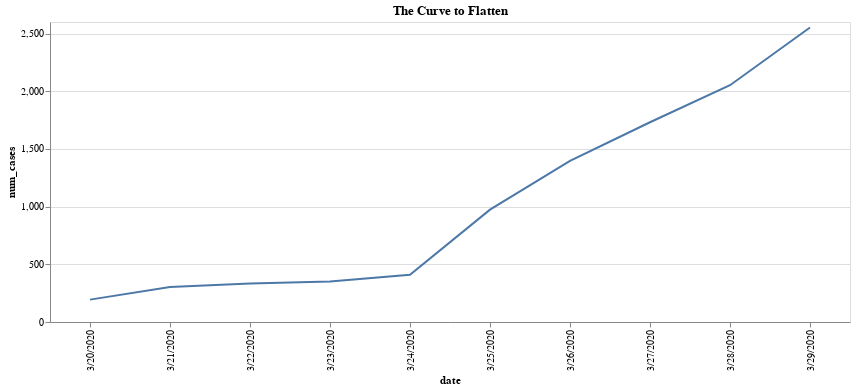

Here is the notebook cell this chart was saved with:
### Code cell
# Everybody loves a good chart.  This one should become more useful over time.

import altair as alt

totals = pd.DataFrame({'num_cases' : df_num_cases.astype({'num_cases': 'int'}).groupby("date")["num_cases"].sum()}).reset_index()

alt.Chart(totals, title="The Curve to Flatten").mark_line().encode(
    x='date:O',
    y='num_cases:Q'
).properties(
  width=800
).interactive(bind_y=False)

### Figure 1 — Vega-Lite specification as saved in the notebook (floating-point values rounded to 4 significant figures)
{"config": {"view": {"continuousWidth": 400, "continuousHeight": 300}}, "data": {"name": "data-ad9ecb4df9bdc4cce4b6fa3b903dfb77"}, "mark": "line", "encoding": {"x": {"type": "ordinal", "field": "date"}, "y": {"type": "quantitative", "field": "num_cases"}}, "selection": {"selector001": {"type": "interval", "bind": "scales", "encodings": ["x"]}}, "title": "The Curve to Flatten", "width": 800, "$schema": "https://vega.github.io/schema/vega-lite/v4.0.2.json", "datasets": {"data-ad9ecb4df9bdc4cce4b6fa3b903dfb77": [{"date": "3/20/2020", "num_cases": 194}, {"date": "3/21/2020", "num_cases": 304}, {"date": "3/22/2020", "num_cases": 334}, {"date": "3/23/2020", "num_cases": 352}, {"date": "3/24/2020", "num_cases": 410}, {"date": "3/25/2020", "num_cases": 974}, {"date": "3/26/2020", "num_cases": 1396}, {"date": "3/27/2020", "num_cases": 1731}, {"date": "3/28/2020", "num_cases": 2052}, {"date": "3/29/2020", "num_cases": 2552}]}}
